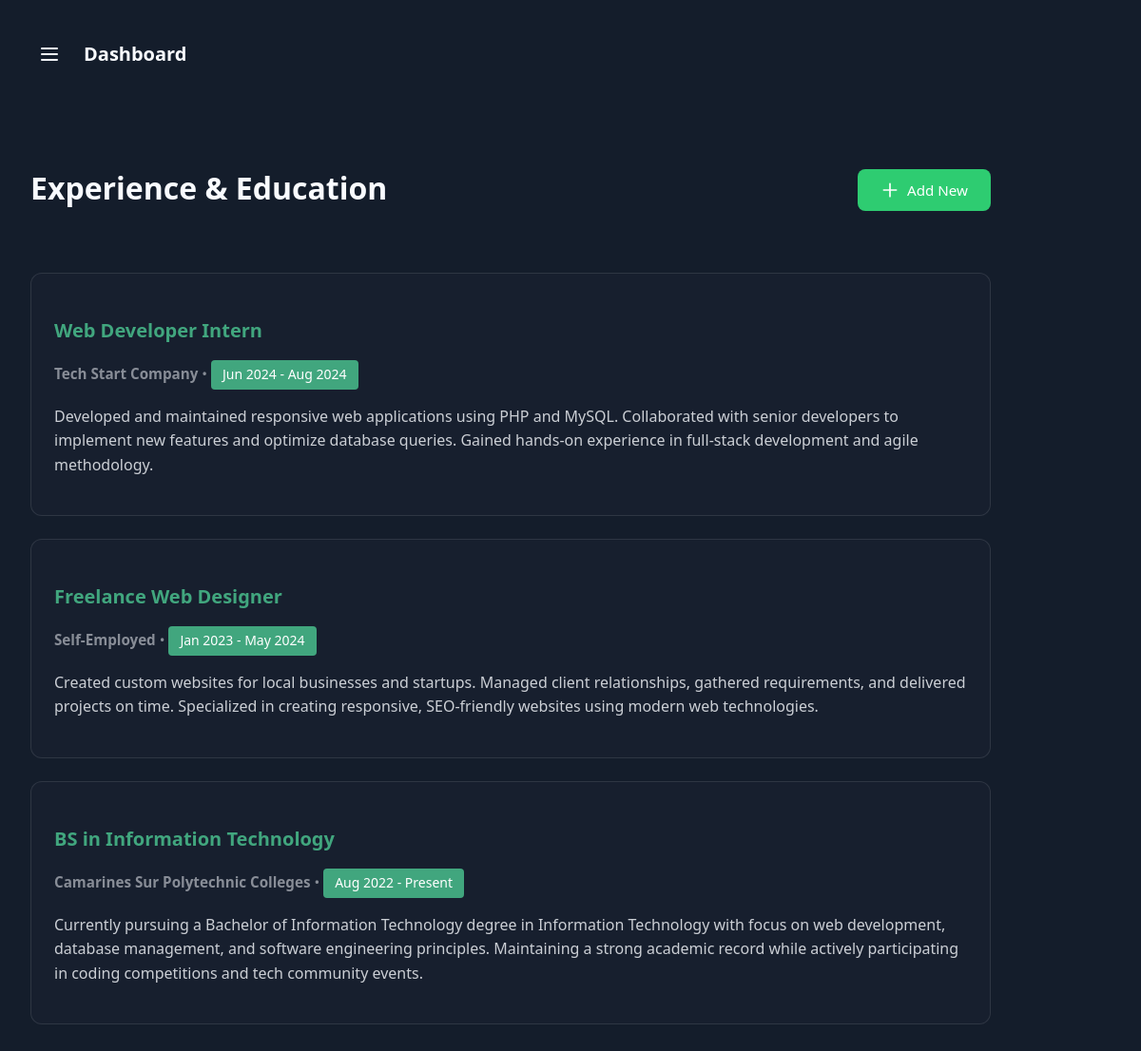
Page /dashboard.php on the committed database.
### tables this page shows
CREATE TABLE `experience` (
  `id` int NOT NULL,
  `title` varchar(150) NOT NULL,
  `institution` varchar(200) DEFAULT NULL,
  `start_date` date DEFAULT NULL,
  `end_date` date DEFAULT NULL,
  `description` text
);

### includes/data_functions.php (called while the page is built, shortened)
<?php
require_once 'config/db_connect.php';
function getExperiences() {
    global $conn;
    $sql = "SELECT * FROM experience ORDER BY start_date DESC";
    $result = $conn->query($sql);
    $experiences = [];
    while ($row = $result->fetch_assoc()) {
        $experiences[] = $row;
    }
    return $experiences;
}
$experiences = getExperiences();
function formatDate($date) {
    return empty($date) ? 'Present' : date('M Y', strtotime($date));
}
?>

### includes/section/dashboard/experience.php (shortened to what this page needs)
<section id="experience" class="content-section active">
    <div class="section-header">
        <h2 class="section-title">Experience & Education</h2>
        <button class="btn-add" onclick="openExperienceModal()">
            <svg fill="none" stroke="currentColor" viewBox="0 0 24 24" width="20" height="20">
                <path stroke-linecap="round" stroke-linejoin="round" stroke-width="2" d="M12 4v16m8-8H4"/>
            </svg>
            Add New
        </button>
    </div>
    <div id="experienceList">
        <?php foreach($experiences as $exp): ?>
        <div class="card" data-id="<?php echo $exp['id']; ?>">
            <h3><?php echo htmlspecialchars($exp['title']); ?></h3>
            <p class="card-meta">
                <?php if(!empty($exp['institution'])): ?>
                    <strong><?php echo htmlspecialchars($exp['institution']); ?></strong> •
                <?php endif; ?>
                <span class="date-badge">
                    <?php echo formatDate($exp['start_date']); ?> - <?php echo formatDate($exp['end_date']); ?>
                </span>
            </p>
            <?php if(!empty($exp['description'])): ?>
            <p class="card-text"><?php echo nl2br(htmlspecialchars($exp['description'])); ?></p>
            <?php endif; ?>
        </div>
        <?php endforeach; ?>
    </div>
</section>

### css/main.css (style rules this page uses)
:root { --primary-color: #2c3e50; --accent-color: #41A67E; --secondary-color: #2ecc71; --secondary-color-hover: #25ba63; --dark-bg: #1a2332; --darker-bg: #141d2b; --text-light: #f9fbff; }
body { font-family: 'Segoe UI', Tahoma, Geneva, Verdana, sans-serif; color: var(--text-light); background-color: var(--darker-bg); line-height: 1.6; margin: 0; padding: 0; overflow-x: hidden; display: flex; min-height: 100vh; }

### css/dashboard.css (style rules this page uses)
.content-section { display: none; width: 100% ; }
.content-section.active { display: block; animation: fadeIn 0.3s ease; }
.section-title { font-size: 2rem; font-weight: bold; margin-bottom: 2rem; }
.card { background-color: rgba(26, 35, 50, 0.5); padding: 1.5rem; border-radius: 0.75rem; border: 1px solid rgba(255, 255, 255, 0.1); margin-bottom: 1.5rem; }
.card h3 { font-size: 1.25rem; font-weight: 600; color: var(--accent-color); margin-bottom: 0.5rem; }
.card-meta { color: rgba(249, 251, 255, 0.5); margin-bottom: 0.75rem; font-size: 0.95rem; }
.card-text { color: rgba(249, 251, 255, 0.8); line-height: 1.6; }
.date-badge { display: inline-block; background-color: var(--accent-color); color: white; padding: 0.25rem 0.75rem; border-radius: 0.25rem; font-size: 0.875rem; margin-right: 0.5rem; }
.section-header { display: flex; justify-content: space-between; align-items: center; margin-bottom: 2rem; }
.btn-add { display: flex; align-items: center; gap: 0.5rem; background-color: var(--secondary-color); color: white; border: none; padding: 0.75rem 1.5rem; border-radius: 0.5rem; font-size: 0.95rem; font-weight: 500; cursor: pointer; transition: background-color 0.3s ease; }
.card { position: relative; width: 80vw; }
button { padding: 12px 24px; border: none; border-radius: 8px; font-size: 15px; font-weight: 500; cursor: pointer; transition: all 0.2s ease; font-family: inherit; }

### rows in the picture
experience: title "Web Developer Intern", institution "Tech Start Company", start_date "Jun 2024", end_date "Aug 2024", description "Developed and maintained responsive web applications using PHP and MySQL. Collaborated with senior developers to implement new features and optimize database queries. Gained hands-on experience in full-stack development and agile methodology."
experience: title "Freelance Web Designer", institution "Self-Employed", start_date "Jan 2023", end_date "May 2024", description "Created custom websites for local businesses and startups. Managed client relationships, gathered requirements, and delivered projects on time. Specialized in creating responsive, SEO-friendly websites using modern web technologies."
experience: title "BS in Information Technology", institution "Camarines Sur Polytechnic Colleges", start_date "Aug 2022", end_date "Present", description "Currently pursuing a Bachelor of Information Technology degree in Information Technology with focus on web development, database management, and software engineering principles. Maintaining a strong academic record while actively participating in coding competitions and tech community events."
